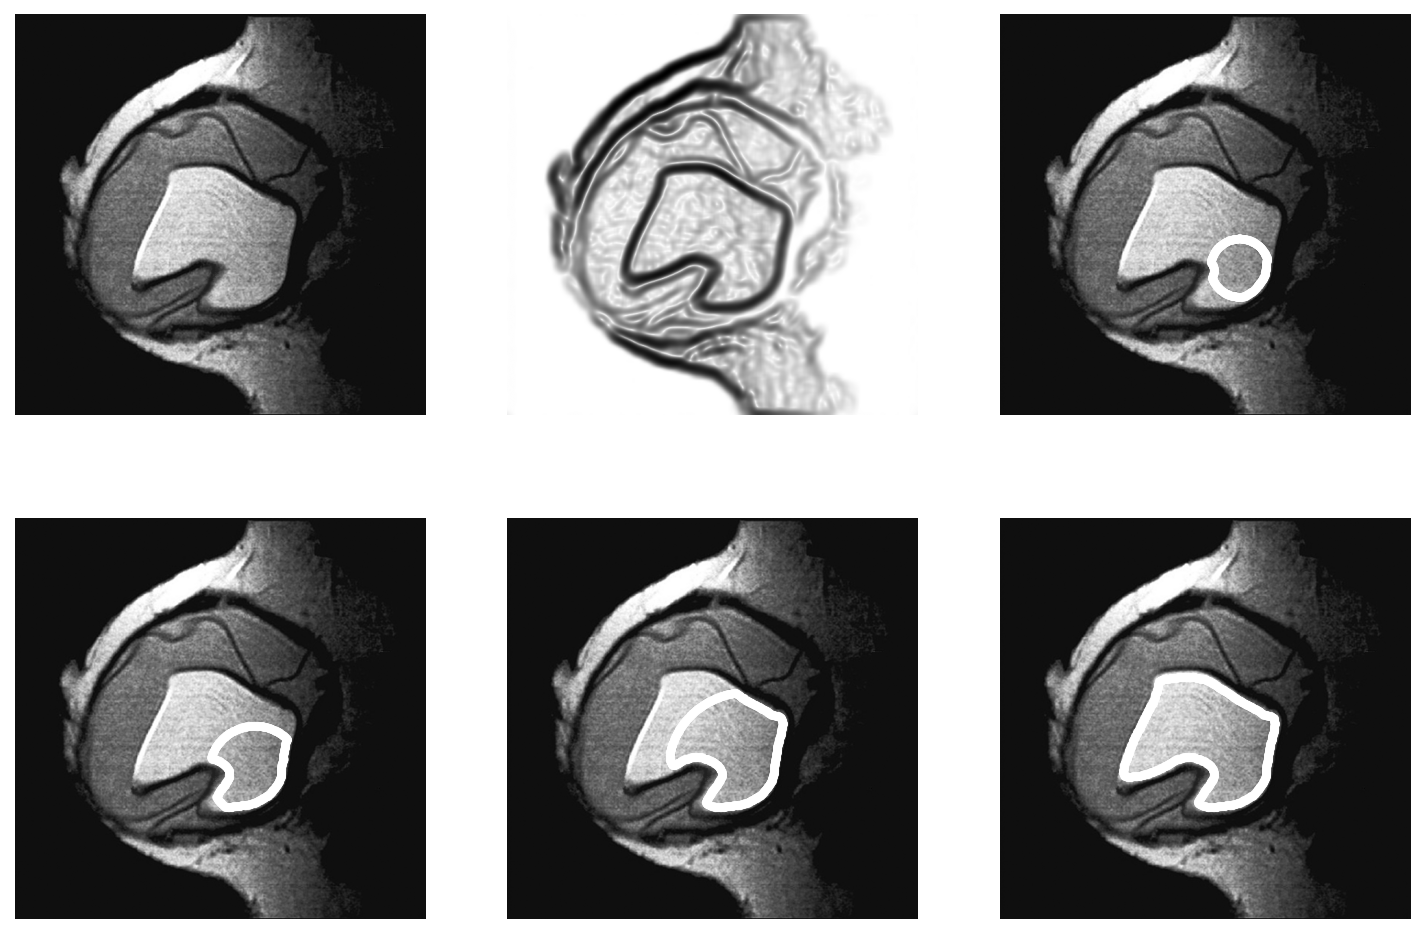

Write Python code to recreate this figure.
"""Figure 11.22 - Level set segmentation of breast implant using Eq. (11-96)."""

from __future__ import annotations

import os
import numpy as np
import matplotlib.pyplot as plt
from skimage.io import imread
from skimage.util import img_as_float
from skimage.measure import find_contours
from scipy.ndimage import convolve

from libDIP.levelSetFunction4e import levelSetFunction4e
from libDIP.levelSetForce4e import levelSetForce4e
from libDIP.levelSetIterate4e import levelSetIterate4e
from libDIP.gaussKernel4e import gaussKernel4e
from libDIPUM.data_path import dip_data


print("Running Figure1122...")

# Parameters
n = 21
sig = 5
x0 = 370
y0 = 350
r = 18
iterations = [50, 100, 200, 400]

# Data
img_path = dip_data('breast-implant.tif')
f = img_as_float(imread(img_path))
M, N = f.shape

# Smooth image
G = gaussKernel4e(n, sig)
fsmooth = convolve(f, G, mode="nearest")  # replicate-like boundary

# Initial level set and contour
phi0 = levelSetFunction4e("circular", M, N, x0, y0, r)
contours_list = [find_contours(phi0, level=0)]

# Force field + thresholded binary force
F = levelSetForce4e("gradient", [fsmooth, 1, 50])
T = (float(np.min(F)) + float(np.max(F))) / 2.0
FBin = F > T

# Iterate
phi = phi0.copy()
for niter in iterations:
    phi = phi0.copy()
    for _ in range(niter):
        phi = levelSetIterate4e(phi, FBin)
    contours_list.append(find_contours(phi, level=0))

# Final mask from last iterate
X = phi <= 0

# Display Figure 1122
fig1, axes = plt.subplots(2, 3, figsize=(12, 8))

axes[0, 0].imshow(f, cmap="gray")
axes[0, 0].axis("off")

axes[0, 1].imshow(F, cmap="gray")
axes[0, 1].axis("off")

for idx in range(len(iterations)):
    ax = axes.flat[idx + 2]
    ax.imshow(f, cmap="gray")
    ax.axis("off")
    for cont in contours_list[idx + 1]:
        ax.plot(cont[:, 1], cont[:, 0], "w.")

# Display Figure 1123
fig2 = plt.figure(2)
plt.imshow(X, cmap="gray")
plt.axis("off")

# Save
out_dir = os.path.dirname(__file__)
out1 = os.path.join(out_dir, "Figure1122.png")
out2 = os.path.join(out_dir, "Figure1123.png")
fig1.savefig(out1, dpi=150, bbox_inches="tight")
fig2.savefig(out2, dpi=150, bbox_inches="tight")
print(f"Saved {out1}")
print(f"Saved {out2}")

plt.show()
